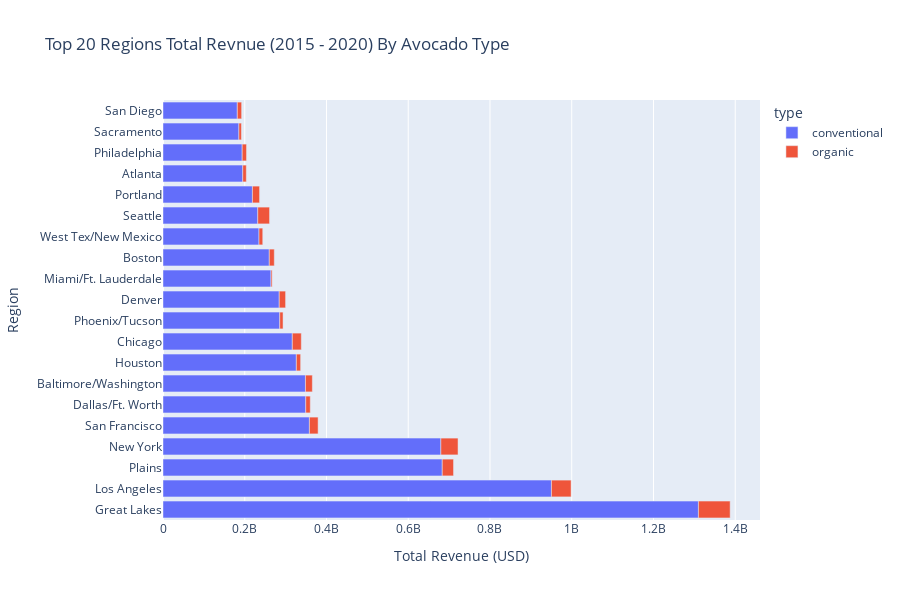

Notebook source saved alongside this figure:
### Markdown cell above
## 4c. Top 20 total revenues by avocado type

### Code cell
type_fig = px.bar(
    top_20_detailed.groupby(['geography', 'type'])['total_revenue']
    .sum()
    .reset_index()
    .sort_values(by="total_revenue", ascending=False),
    x="total_revenue",
    y="geography",
    color="type",
    orientation="h",
    title="Top 20 Regions Total Revnue (2015 - 2020) By Avocado Type",
    labels={"total_revenue": "Total Revenue (USD)", "geography": "Region"},
    height=600
)
type_fig.show()

### Figure 1 — Plotly figure (JSON) as saved in the notebook; plotly's stock layout.template omitted (floating-point values rounded to 4 significant figures)
{"data": [{"alignmentgroup": "True", "hovertemplate": "type=conventional<br>Total Revenue (USD)=%{x}<br>Region=%{y}<extra></extra>", "legendgroup": "conventional", "marker": {"color": "#636efa", "pattern": {"shape": ""}}, "name": "conventional", "offsetgroup": "conventional", "orientation": "h", "showlegend": true, "textposition": "auto", "type": "bar", "x": [1310000000.0, 950300000.0, 683200000.0, 679800000.0, 358200000.0, 349300000.0, 348500000.0, 326200000.0, 316400000.0, 285600000.0, 284400000.0, 264200000.0, 260000000.0, 234900000.0, 231900000.0, 218800000.0, 195100000.0, 193700000.0, 185700000.0, 181800000.0], "xaxis": "x", "y": ["Great Lakes", "Los Angeles", "Plains", "New York", "San Francisco", "Dallas/Ft. Worth", "Baltimore/Washington", "Houston", "Chicago", "Phoenix/Tucson", "Denver", "Miami/Ft. Lauderdale", "Boston", "West Tex/New Mexico", "Seattle", "Portland", "Atlanta", "Philadelphia", "Sacramento", "San Diego"], "yaxis": "y"}, {"alignmentgroup": "True", "hovertemplate": "type=organic<br>Total Revenue (USD)=%{x}<br>Region=%{y}<extra></extra>", "legendgroup": "organic", "marker": {"color": "#EF553B", "pattern": {"shape": ""}}, "name": "organic", "offsetgroup": "organic", "orientation": "h", "showlegend": true, "textposition": "auto", "type": "bar", "x": [77600000.0, 48190000.0, 42000000.0, 28800000.0, 27600000.0, 22000000.0, 21260000.0, 17450000.0, 16850000.0, 15550000.0, 12240000.0, 11070000.0, 10650000.0, 10580000.0, 10500000.0, 9157000.0, 8689000.0, 8086000.0, 6235000.0, 2859000.0], "xaxis": "x", "y": ["Great Lakes", "Los Angeles", "New York", "Seattle", "Plains", "Chicago", "San Francisco", "Portland", "Baltimore/Washington", "Denver", "Boston", "Dallas/Ft. Worth", "Philadelphia", "San Diego", "Houston", "West Tex/New Mexico", "Atlanta", "Phoenix/Tucson", "Sacramento", "Miami/Ft. Lauderdale"], "yaxis": "y"}], "layout": {"barmode": "relative", "height": 600, "legend": {"title": {"text": "type"}, "tracegroupgap": 0}, "title": {"text": "Top 20 Regions Total Revnue (2015 - 2020) By Avocado Type"}, "xaxis": {"anchor": "y", "domain": [0, 1], "title": {"text": "Total Revenue (USD)"}}, "yaxis": {"anchor": "x", "domain": [0, 1], "title": {"text": "Region"}}}}
